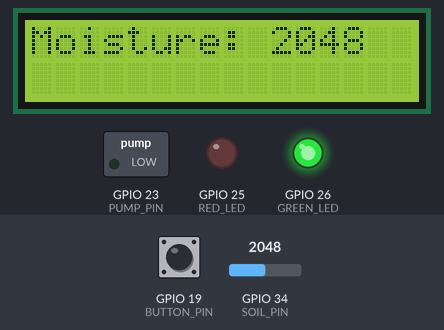
A sketch run on a simulated ESP32. On the bench: 16×2 character LCD, switched loads named in the sketch (green lamp = pin HIGH), output pins drawn as LEDs (lit = HIGH). Inputs (shaded band) come from the test bench; at power-on: GPIO 19 (BUTTON_PIN) HIGH, GPIO 34 (SOIL_PIN) = 2048.

Above: at 3.2 s.
3.3 s: GPIO 19 (BUTTON_PIN) pulled LOW for 0.65 s
At 4.6 s:
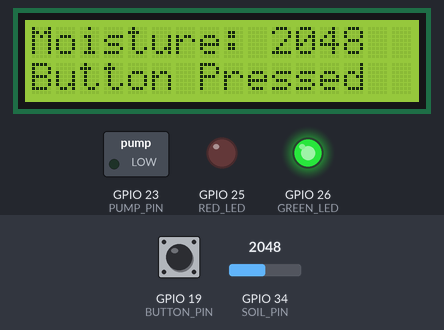
5.4 s: GPIO 34 (SOIL_PIN) set to 1927
At 6.5 s:
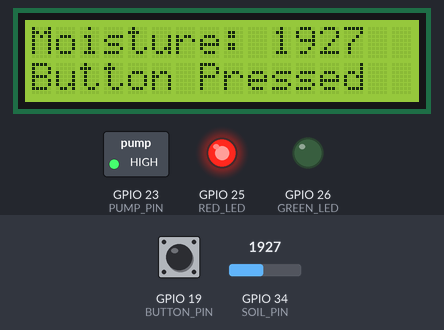
7.0 s: GPIO 34 (SOIL_PIN) set to 2040
At 8.2 s:
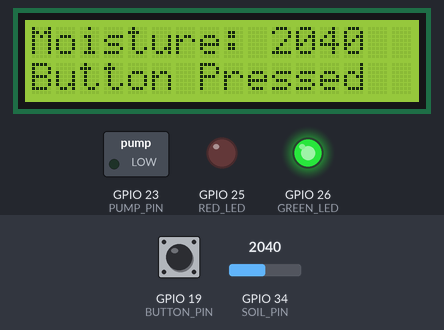
8.5 s: GPIO 34 (SOIL_PIN) set to 2047
At 10.1 s:
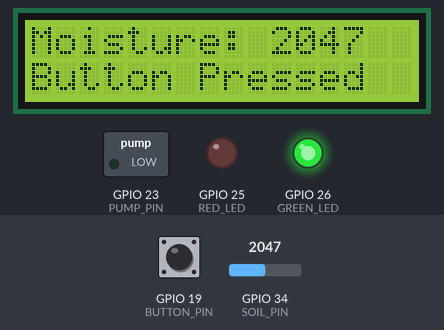
Timing chart, 0 to 11.1 s (numbered marks = the images above; inputs shaded):
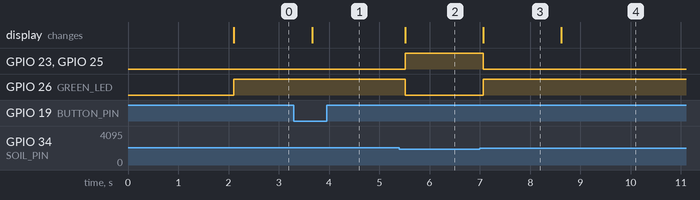

Measured:
- the behaviour switches between 2000 and 1999 on GPIO 34 (SOIL_PIN) (found by bisection; images 1 and 2)
- after the input at 3.3 s, the display: changes after 0.37 s (image 1)
- after the input at 5.4 s, GPIO 23 (PUMP_PIN), GPIO 25 (RED_LED): LOW → HIGH after 0.12 s; GPIO 26 (GREEN_LED): HIGH → LOW after 0.12 s; the display: changes after 0.12 s (image 2)
- after the input at 7.0 s, GPIO 23 (PUMP_PIN), GPIO 25 (RED_LED): HIGH → LOW after 0.07 s; GPIO 26 (GREEN_LED): LOW → HIGH after 0.07 s; the display: changes after 0.07 s (image 3)
- after the input at 8.5 s, the display: changes after 0.12 s (image 4)

The sketch:

smart_garden.ino
```cpp
#include <Wire.h>
#include <LiquidCrystal_I2C.h>

LiquidCrystal_I2C lcd(0x27, 16, 2);

// Pin definitions (FINAL, CONSISTENT)
#define SOIL_PIN   34
#define PUMP_PIN   23
#define RED_LED    25
#define GREEN_LED  26
#define BUTTON_PIN 19

int moistureValue = 0;

void setup() {
  Serial.begin(115200);

  pinMode(PUMP_PIN, OUTPUT);
  pinMode(RED_LED, OUTPUT);
  pinMode(GREEN_LED, OUTPUT);
  pinMode(BUTTON_PIN, INPUT_PULLUP);

  lcd.init();
  lcd.backlight();

  lcd.setCursor(0, 0);
  lcd.print("Smart Garden");
  lcd.setCursor(0, 1);
  lcd.print("System Ready");

  delay(2000);
  lcd.clear();
}

void loop() {
  moistureValue = analogRead(SOIL_PIN);

  lcd.setCursor(0, 0);
  lcd.print("Moisture: ");
  lcd.print(moistureValue);
  lcd.print("   ");

  if (moistureValue < 2000) {
    digitalWrite(PUMP_PIN, HIGH);
    digitalWrite(RED_LED, HIGH);
    digitalWrite(GREEN_LED, LOW);
  } else {
    digitalWrite(PUMP_PIN, LOW);
    digitalWrite(RED_LED, LOW);
    digitalWrite(GREEN_LED, HIGH);
  }

  if (digitalRead(BUTTON_PIN) == LOW) {
    lcd.setCursor(0, 1);
    lcd.print("Button Pressed ");
    delay(300);
  }

  delay(500);
}
```
